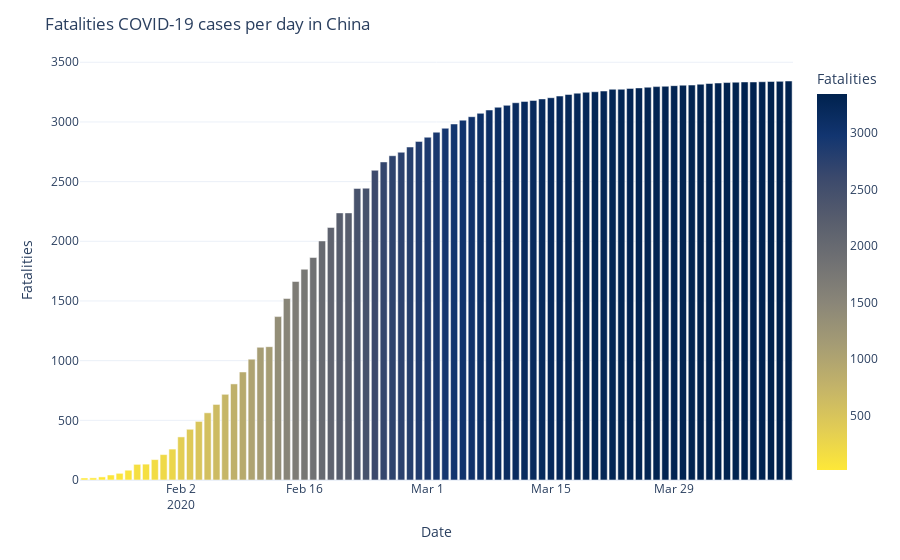

Notebook cell for this chart:
### Markdown cell above
## Covid-19 Death Cases in China over Days

### Code cell
df_death_by_date_China = pd.DataFrame(df.fillna('NA').groupby(['Country_Region','Date'])['Fatalities'].sum().sort_values().reset_index())

fig = px.bar(df_death_by_date_China.loc[(df_death_by_date_China['Country_Region'] == 'China') &(df_death_by_date_China.Date >= '2020-01-01')].sort_values('Fatalities',ascending = False), 
             x='Date', y='Fatalities', color="Fatalities", color_continuous_scale=px.colors.sequential.Cividis_r)
fig.update_layout(title_text='Fatalities COVID-19 cases per day in China')
fig.show()

### Figure 1 — Plotly figure (JSON) as saved in the notebook; plotly's stock layout.template omitted (floating-point values rounded to 4 significant figures)
{"data": [{"alignmentgroup": "True", "hovertemplate": "Date=%{x}<br>Fatalities=%{marker.color}<extra></extra>", "legendgroup": "", "marker": {"color": [3343, 3340, 3339, 3337, 3335, 3335, 3333, 3330, 3326, 3322, 3316, 3309, 3308, 3304, 3299, 3296, 3291, 3285, 3281, 3274, 3274, 3259, 3253, 3249, 3241, 3230, 3217, 3203, 3193, 3180, 3172, 3161, 3139, 3123, 3100, 3072, 3044, 3015, 2983, 2947, 2914, 2872, 2837, 2790, 2746, 2717, 2665, 2595, 2445, 2443, 2238, 2238, 2116, 2003, 1864, 1766, 1663, 1521, 1369, 1117, 1112, 1012, 905, 805, 718, 633, 563, 491, 425, 361, 259, 213, 171, 133, 131, 82, 56, 42, 26, 18, 17], "coloraxis": "coloraxis"}, "name": "", "offsetgroup": "", "orientation": "v", "showlegend": false, "textposition": "auto", "type": "bar", "x": ["2020-04-11", "2020-04-10", "2020-04-09", "2020-04-08", "2020-04-06", "2020-04-07", "2020-04-05", "2020-04-04", "2020-04-03", "2020-04-02", "2020-04-01", "2020-03-31", "2020-03-30", "2020-03-29", "2020-03-28", "2020-03-27", "2020-03-26", "2020-03-25", "2020-03-24", "2020-03-22", "2020-03-23", "2020-03-21", "2020-03-20", "2020-03-19", "2020-03-18", "2020-03-17", "2020-03-16", "2020-03-15", "2020-03-14", "2020-03-13", "2020-03-12", "2020-03-11", "2020-03-10", "2020-03-09", "2020-03-08", "2020-03-07", "2020-03-06", "2020-03-05", "2020-03-04", "2020-03-03", "2020-03-02", "2020-03-01", "2020-02-29", "2020-02-28", "2020-02-27", "2020-02-26", "2020-02-25", "2020-02-24", "2020-02-23", "2020-02-22", "2020-02-21", "2020-02-20", "2020-02-19", "2020-02-18", "2020-02-17", "2020-02-16", "2020-02-15", "2020-02-14", "2020-02-13", "2020-02-12", "2020-02-11", "2020-02-10", "2020-02-09", "2020-02-08", "2020-02-07", "2020-02-06", "2020-02-05", "2020-02-04", "2020-02-03", "2020-02-02", "2020-02-01", "2020-01-31", "2020-01-30", "2020-01-29", "2020-01-28", "2020-01-27", "2020-01-26", "2020-01-25", "2020-01-24", "2020-01-23", "2020-01-22"], "xaxis": "x", "y": [3343, 3340, 3339, 3337, 3335, 3335, 3333, 3330, 3326, 3322, 3316, 3309, 3308, 3304, 3299, 3296, 3291, 3285, 3281, 3274, 3274, 3259, 3253, 3249, 3241, 3230, 3217, 3203, 3193, 3180, 3172, 3161, 3139, 3123, 3100, 3072, 3044, 3015, 2983, 2947, 2914, 2872, 2837, 2790, 2746, 2717, 2665, 2595, 2445, 2443, 2238, 2238, 2116, 2003, 1864, 1766, 1663, 1521, 1369, 1117, 1112, 1012, 905, 805, 718, 633, 563, 491, 425, 361, 259, 213, 171, 133, 131, 82, 56, 42, 26, 18, 17], "yaxis": "y"}], "layout": {"barmode": "relative", "coloraxis": {"colorbar": {"title": {"text": "Fatalities"}}, "colorscale": [[0, "#fee838"], [0.1111, "#e1cc55"], [0.2222, "#c3b369"], [0.3333, "#a59c74"], [0.4444, "#8a8678"], [0.5556, "#707173"], [0.6667, "#575d6d"], [0.7778, "#3b496c"], [0.8889, "#123570"], [1, "#00224e"]]}, "legend": {"tracegroupgap": 0}, "margin": {"t": 60}, "title": {"text": "Fatalities COVID-19 cases per day in China"}, "xaxis": {"anchor": "y", "domain": [0, 1], "title": {"text": "Date"}}, "yaxis": {"anchor": "x", "domain": [0, 1], "title": {"text": "Fatalities"}}}}
